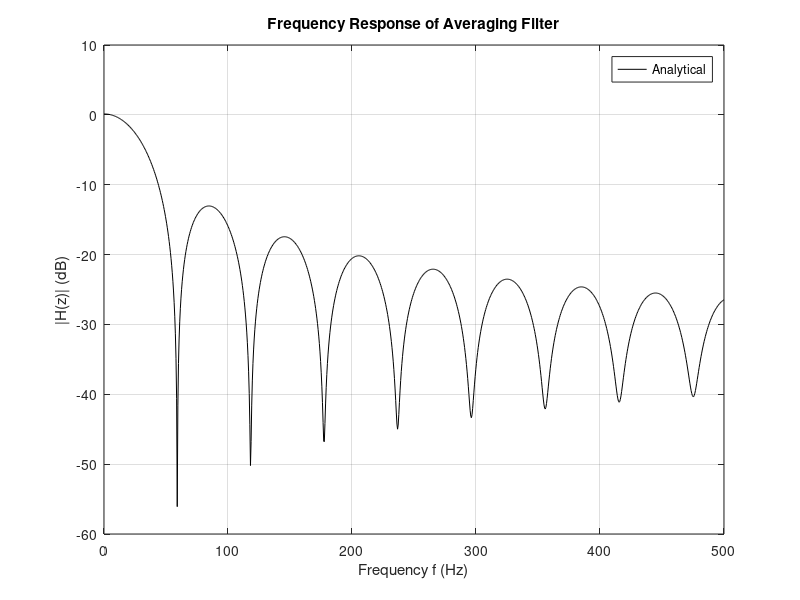
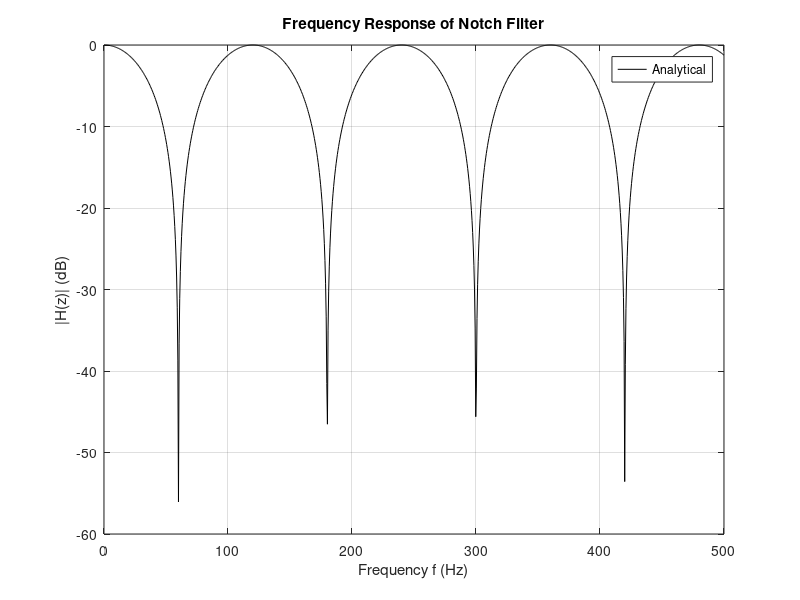

Reproduce these figures in MATLAB, in order.
%% Created by Noah Rohrlich
%% June 2017
%% Designed to accompany Digital Signals Processing lab for instruction
%%  of ECE3430 at University of Virginia, led by Prof. Todd DeLong.
%% This program plots the theoretical frequency magnitude response for
%%  a 64-sample averaging filter and notch filter at Fs = 3840Hz. Also plots the 
%%  experimentally-collected data points (if any were entered in the vectors).

%% Define ranges and variables of importance
clear;clc;
figure_num = 1;
%Prepare the legend
legend_strings = {'Analytical'};

% These vectors are used to store the experimental data if available.  The
% first vector contains the frequencies for which experimental data was
% collected, and the second vector contains the magnitude of the output.
Exp_f_avg = [];
Exp_mag_avg = [];

Exp_f_notch = [];
Exp_mag_notch = [];

% Define the analytical frequency range
f = linspace(0,500,1000); %Hz
Fs = 3840;

% Define complex variable z
% Note: z = exp(j * 2*pi*f / Fs), a complex variable used often in DSP
z = cos(2*pi*f./Fs)+1j*sin(2*pi*f./Fs);
b = ones(length(f), 1)';    %Initialize numerator of transfer function

%% Calculate theoretical response

% Averaging Filter LCCDE:
% y[n] = 1/64 * (x[n] + x[n-1] + ... + x[n-63]) =>
%
% Transfer Function:
%        Y(z)   1   1 + z^-1 + z^-2 + ... + z^-63
% H(z) = --- = --- ------------------------------
%        X(z)   64                1
%
num_points = 64; %Number of samples being used in average
for i = 0:1:(num_points-1)
    b = b + z.^(-i);
end
a = num_points;      % Denominator of transfer function
h_avg = b./a;


% Notch Filter LCCDE:
% y[n] = 1/2 * (x[n] + x[n-d]) =>
%
% Transfer Function:
%        Y(z)  1 + z^(-d)
% H(z) = --- = ----------
%        X(z)      2

f_cutoff = 60; %Hz
d = Fs / (2*f_cutoff); % Magic index used to eliminate odd harmonics of a certain frequency
b = 1 + z.^(-d);
a = 2;      % Denominator of transfer function
h_notch = b./a;


%% Display results

%Averaging filter
figure(figure_num); figure_num = figure_num + 1;
plot(f,20*log10(abs(h_avg)), '-k');
grid on
hold on

% Read experimental data if its available
if (isempty(Exp_mag_avg) ~= 1)
    plot(Exp_f_avg,20*log10(Exp_mag_avg),'.b');
    legend_strings{2} = 'Experimental';
end

hold off
title('Frequency Response of Averaging Filter')
xlabel('Frequency f (Hz)')
ylabel('|H(z)| (dB)')
legend(legend_strings);
grid on

%Notch Filter
figure(figure_num); figure_num = figure_num + 1;
plot(f,20*log10(abs(h_notch)), '-k');
grid on
hold on

% Read experimental data if its available
if (isempty(Exp_mag_notch) ~= 1)
    plot(Exp_f_notch,20*log10(Exp_mag_notch),'.b');
    legend_strings{2} = 'Experimental';
elif (size(legend_strings) > 1)
    legend_strings(2) = []; %delete extra entry in legend
end

hold off
title('Frequency Response of Notch Filter')
xlabel('Frequency f (Hz)')
ylabel('|H(z)| (dB)')
legend(legend_strings);
grid on
